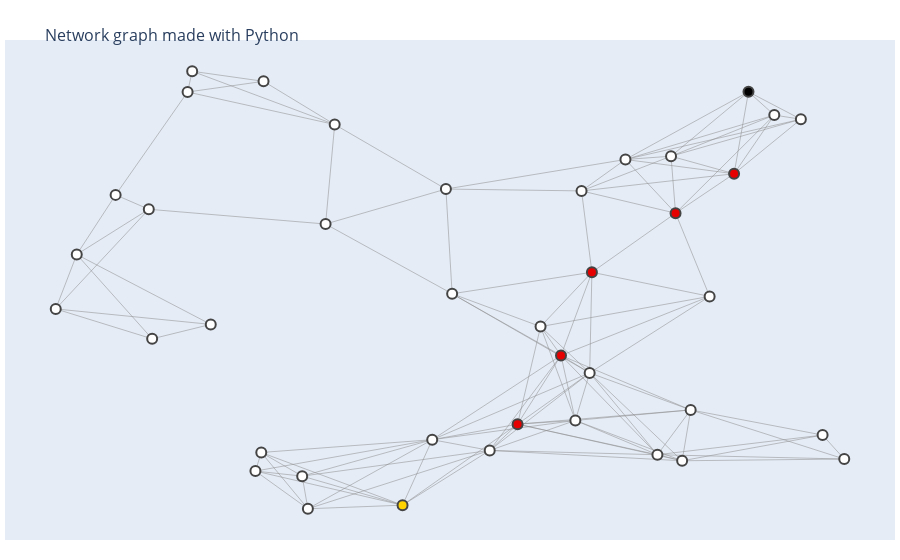

The notebook cell saved with this chart:
### Code cell
start = 21
goal = 20
planner = PathPlanner(map_40, start, goal)
show_map(map_40,start, goal, planner.path)
print(f"minimum cost to reach from {start} to {goal} = {planner.cost :0.4f}")
print(f"Path: {planner.path}")

### Figure 1 — Plotly figure (JSON) as saved in the notebook; plotly's stock layout.template omitted (floating-point values rounded to 4 significant figures; data arrays with more than 128 entries replaced by an {"elided": "..."} marker saying what was removed)
{"data": [{"hoverinfo": "none", "line": {"color": "#888", "width": 0.5}, "mode": "lines", "type": "scatter", "x": {"elided": "369 float values"}, "y": {"elided": "369 float values"}}, {"hoverinfo": "text", "marker": {"color": [0, 0, 2, 0, 0, 0, 0, 0, 0, 0, 0, 0, 0, 0, 0, 0, 0, 2, 0, 0, 1, 3, 0, 0, 0, 0, 2, 0, 2, 0, 0, 0, 0, 0, 0, 0, 2, 0, 0, 0], "colorbar": {"thickness": 15, "title": {"side": "right", "text": "Node Connections"}, "xanchor": "left"}, "colorscale": [[0, "rgb(0,0,0)"], [0.3333, "rgb(230,0,0)"], [0.6667, "rgb(255,210,0)"], [1, "rgb(255,255,255)"]], "line": {"width": 2}, "reversescale": true, "showscale": false, "size": 10}, "mode": "markers", "text": ["Intersection 0", "Intersection 1", "Intersection 2", "Intersection 3", "Intersection 4", "Intersection 5", "Intersection 6", "Intersection 7", "Intersection 8", "Intersection 9", "Intersection 10", "Intersection 11", "Intersection 12", "Intersection 13", "Intersection 14", "Intersection 15", "Intersection 16", "Intersection 17", "Intersection 18", "Intersection 19", "Intersection 20", "Intersection 21", "Intersection 22", "Intersection 23", "Intersection 24", "Intersection 25", "Intersection 26", "Intersection 27", "Intersection 28", "Intersection 29", "Intersection 30", "Intersection 31", "Intersection 32", "Intersection 33", "Intersection 34", "Intersection 35", "Intersection 36", "Intersection 37", "Intersection 38", "Intersection 39"], "type": "scatter", "x": [0.7802, 0.525, 0.8085, 0.2599, 0.7354, 0.09089, 0.314, 0.6825, 0.2013, 0.8552, 0.7582, 0.2531, 0.4814, 0.9112, 0.04581, 0.4583, 0.1294, 0.6077, 0.7196, 0.886, 0.4238, 0.8252, 0.4742, 0.2625, 0.9364, 0.6243, 0.5573, 0.7483, 0.6436, 0.3451, 0.02142, 0.641, 0.1744, 0.1333, 0.584, 0.3074, 0.7406, 0.3345, 0.1797, 0.6315], "y": [0.4947, 0.1495, 0.7696, 0.1449, 0.809, 0.7223, 0.01876, 0.8016, 0.432, 0.9011, 0.2403, 0.1032, 0.5006, 0.1839, 0.5887, 0.1736, 0.69, 0.3623, 0.1399, 0.8919, 0.02677, 0.9533, 0.7353, 0.9768, 0.1302, 0.2167, 0.2084, 0.1263, 0.5489, 0.88, 0.4666, 0.3233, 0.9529, 0.3997, 0.427, 0.09187, 0.6813, 0.6569, 0.9994, 0.7312]}], "layout": {"hovermode": "closest", "margin": {"b": 20, "l": 5, "r": 5, "t": 40}, "showlegend": false, "title": {"font": {"size": 16}, "text": "<br>Network graph made with Python"}, "xaxis": {"showgrid": false, "showticklabels": false, "zeroline": false}, "yaxis": {"showgrid": false, "showticklabels": false, "zeroline": false}}}
